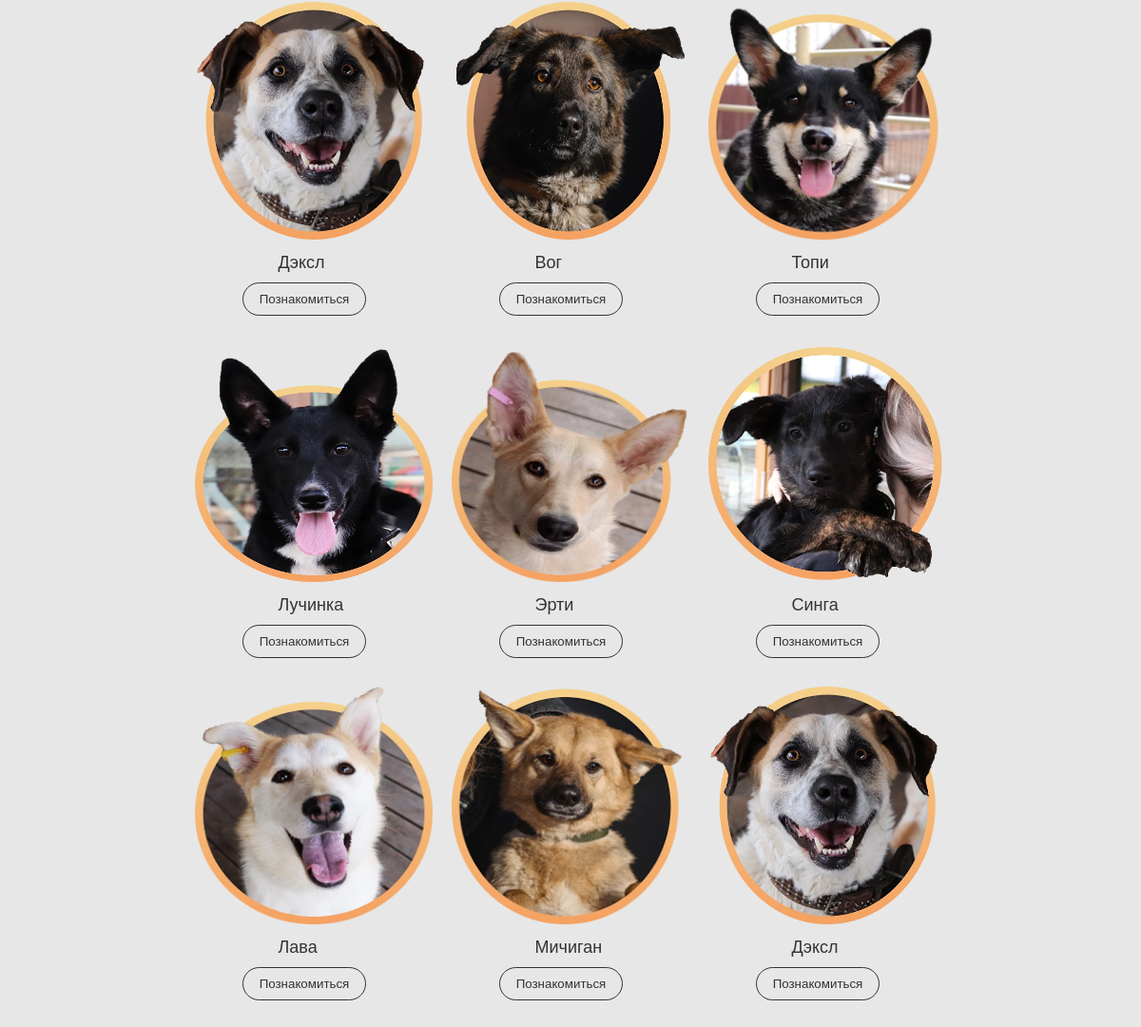
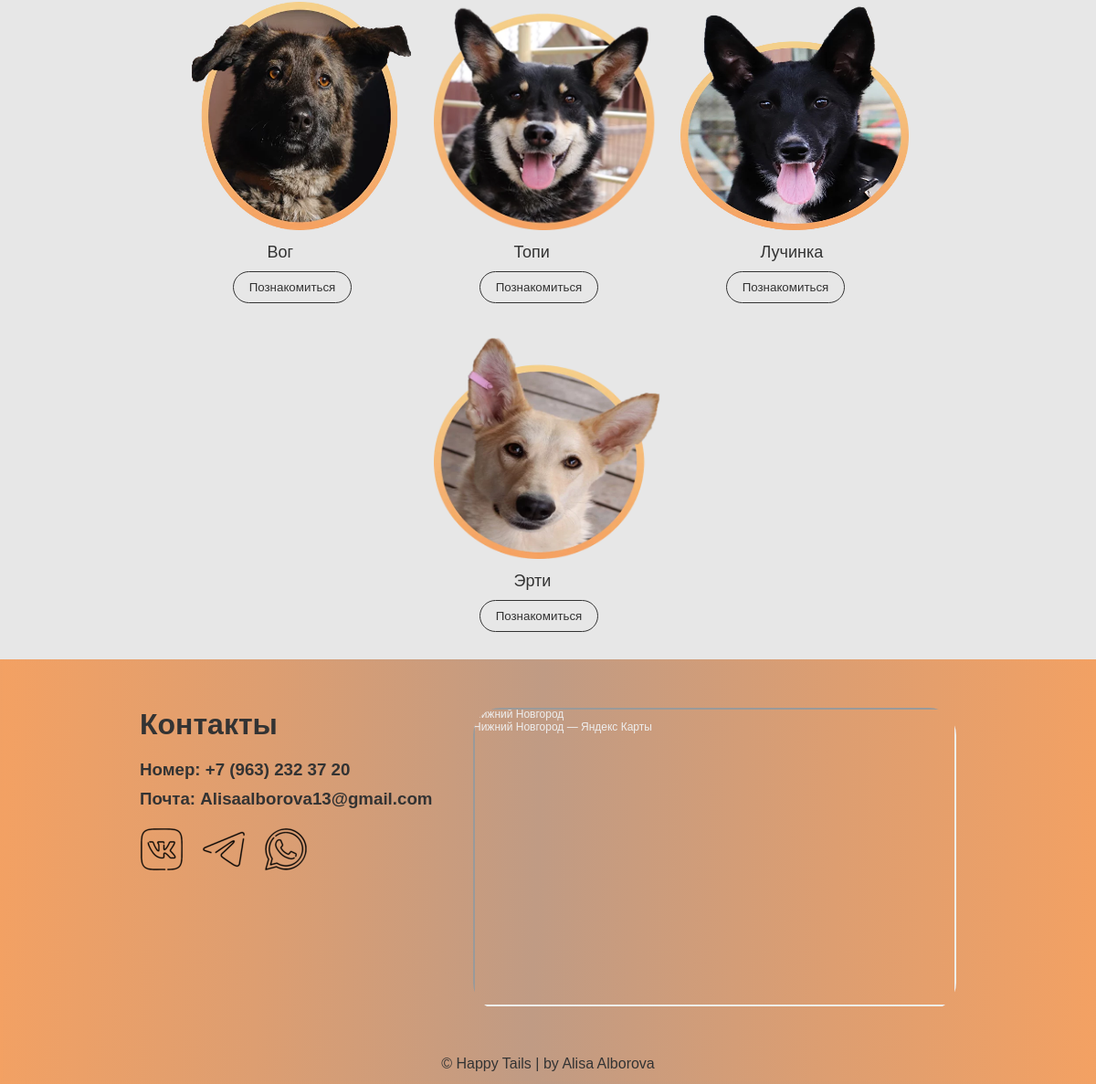
Before: /dogs (lower part) with the older database file (2 pictures, top to bottom).
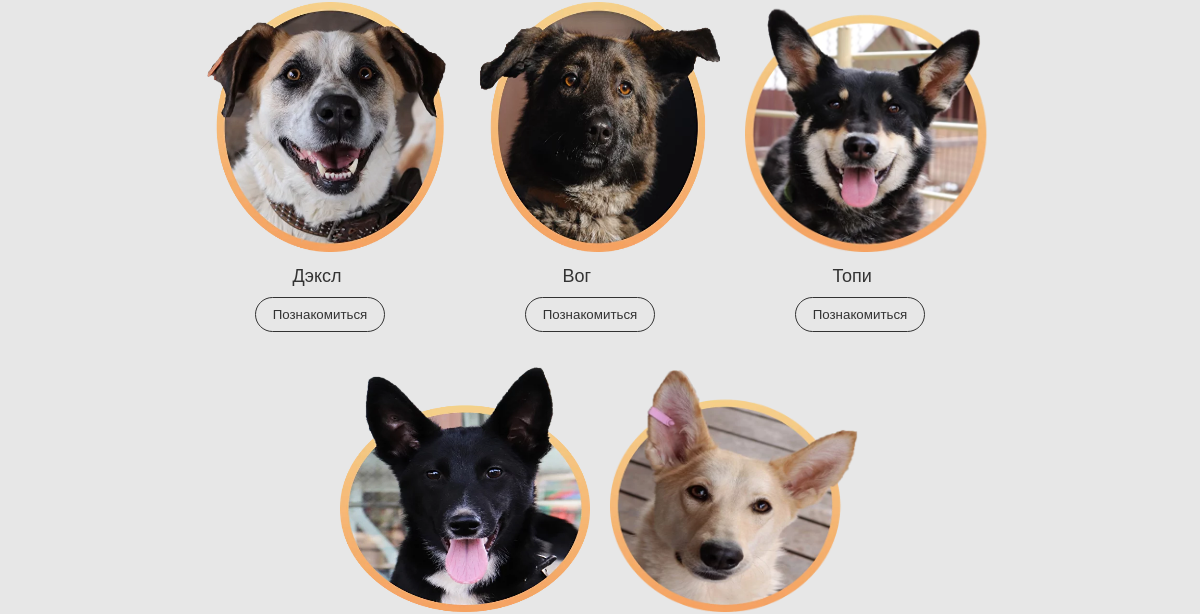
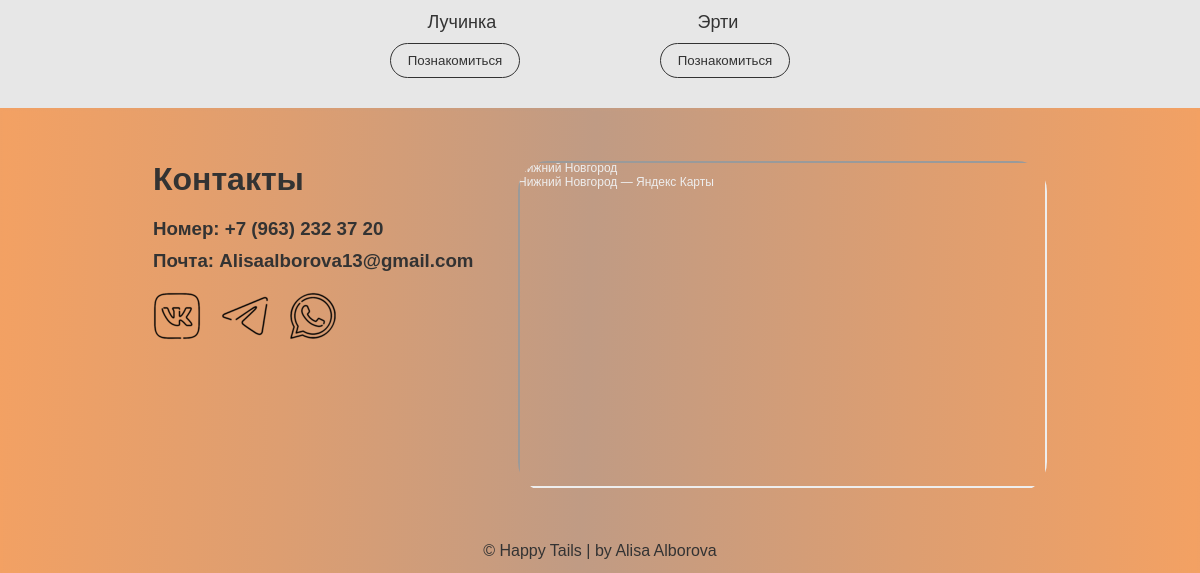
After: the same page with the newer database file (2 pictures, top to bottom).
### models.py (models this page shows)
class Animals(db.Model):
    id = db.Column(db.Integer, primary_key=True)
    name = db.Column(db.String(200), nullable=False)
    description = db.Column(db.String(2000), nullable=False)
    photo = db.Column(db.String(200), nullable=False)
    kind = db.Column(db.String(200), nullable=False)
    age = db.Column(db.Integer, nullable=False)
    gender = db.Column(db.String(200), nullable=False)
    orders = db.relationship('Orders', backref='animal', lazy=True)

### app.py (the view)
@app.route('/dogs')
def gods():
    dogs_list = Animals.query.filter_by(kind='Собака').all()
    return render_template('dogs.html', dogs_list=dogs_list)

### templates/dogs.html (shortened to what this page needs)
{% extends 'base.html' %}
{% block body %}
<div class="main">
    <div class="cats_content">
        {% for dog in dogs_list %}
        <div class="one_cat">
            <img src="../static/images/animals/{{ dog.photo }}" alt="">
            <p class="one_cat_p">{{ dog.name }}</p>
            <a class="one_cat_a" href="/animal_cart/{{dog.id}}">
                    <button class="one_cat_but">Познакомиться</button>
            </a>
        </div>
        {% endfor %}
    </div>
</div>
{% endblock %}

Changed rows visible on the page:
removed Animals: photo (picture), name "Синга"
removed Animals: photo (picture), name "Лава"
removed Animals: photo (picture), name "Мичиган"
removed Animals: photo (picture), name "Дэксл"
removed Animals: photo (picture), name "Вог"
removed Animals: photo (picture), name "Топи"
removed Animals: photo (picture), name "Лучинка"
removed Animals: photo (picture), name "Эрти"
